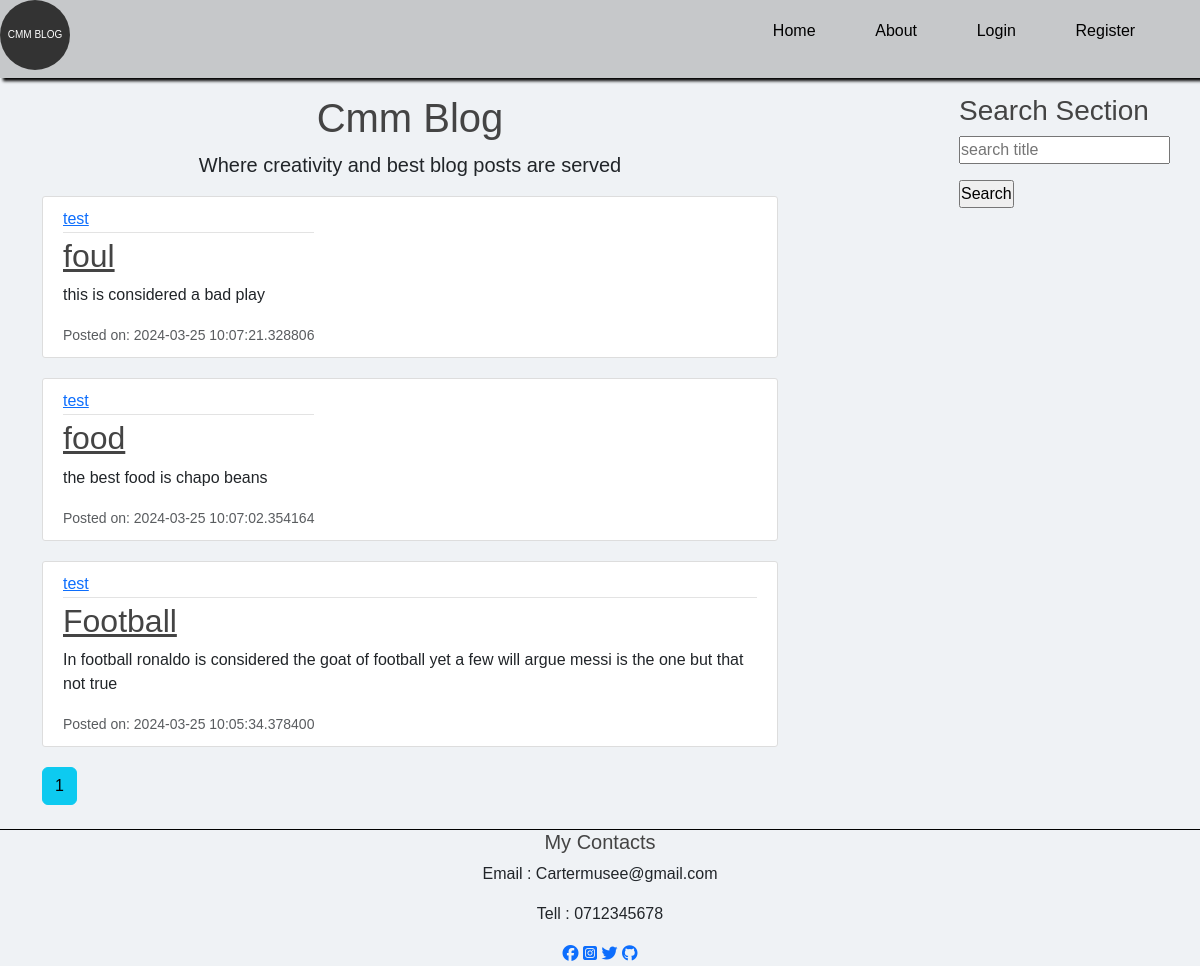
Page /home on the earlier database version.
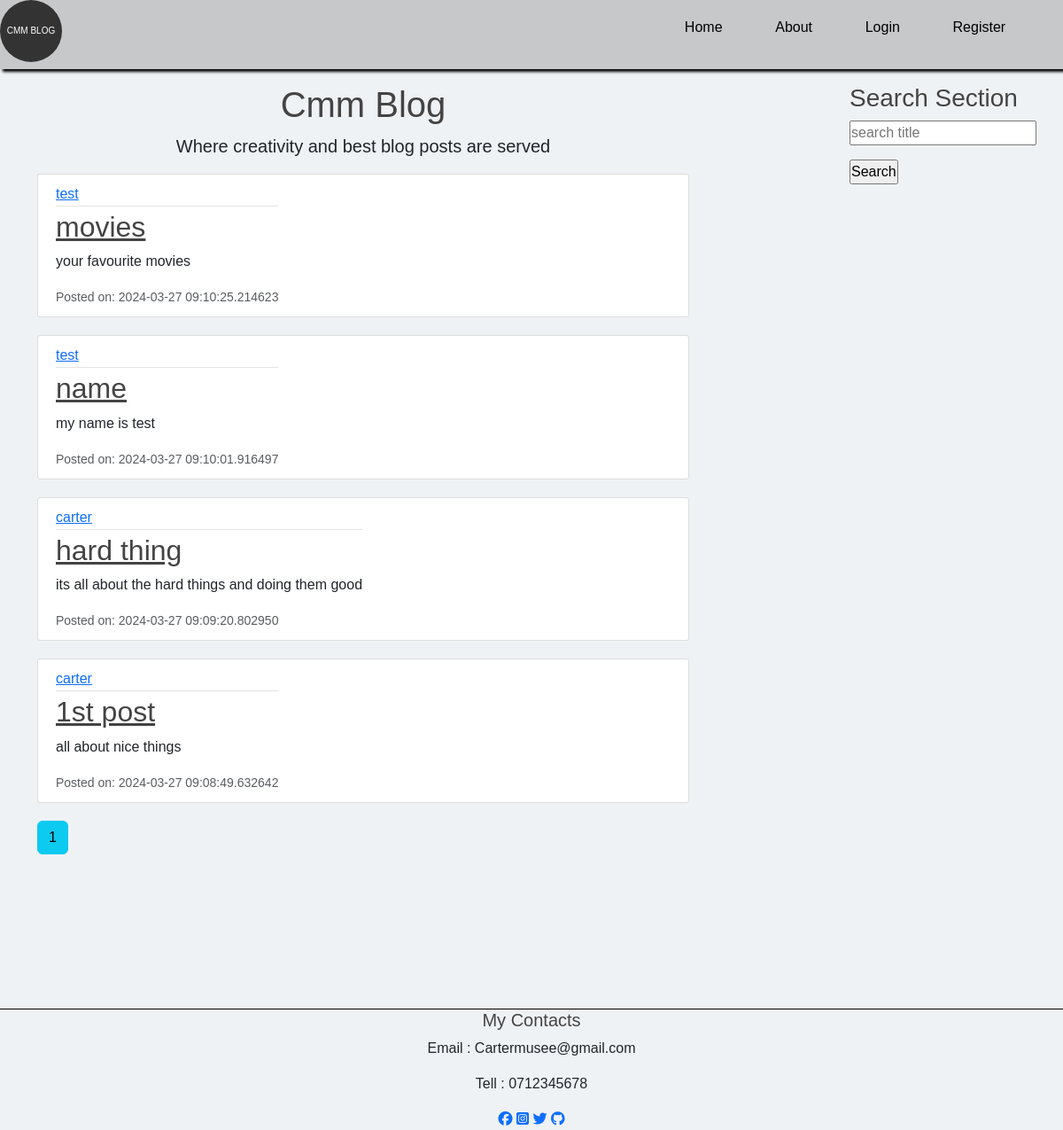
Same page on the later database version.
### flaskblog/modules.py (models this page shows, shortened)
class Post(db.Model):
    id = db.Column(db.Integer, primary_key=True)
    title = db.Column(db.String(100), nullable=False)
    date_posted = db.Column(db.DateTime, nullable=False, default=datetime.utcnow)
    content = db.Column(db.Text(2000), nullable=False)
    user_id = db.Column(db.Integer(), db.ForeignKey('user.id'), nullable=False)

class User(db.Model,UserMixin):
    id = db.Column(db.Integer, primary_key=True)
    username = db.Column(db.String(20), unique=True, nullable=False)
    email = db.Column(db.String(120), unique=True, nullable=False)
    image_file = db.Column(db.String(20), nullable=False, default='default.jpg')
    password = db.Column(db.String(60), nullable=False)
    post = db.relationship('Post',backref='author',lazy=True)

### flaskblog/routes.py (the view)
@app.route("/")
@app.route("/home")
def home():
    form = SearchForm()
    page = request.args.get('page',1,type=int)
    posts=Post.query.order_by(Post.date_posted.desc()).paginate(page=page,per_page=5)
    return render_template("home.html",posts=posts, form=form)

### flaskblog/files.py
class SearchForm(FlaskForm):
    searched = StringField("searched", validators=[DataRequired()])
    submit = SubmitField("Search")

### flaskblog/templates/home.html (shortened to what this page needs)
{% extends "layout.html" %}
{% block body%}
<div class="hm">
  <h1 style="text-align: center;">Cmm Blog</h1>
  <p style="text-align: center; font-size: 20px">Where creativity and best blog posts are served</p>
  {% for post in posts.items %}
  <article class="media content-section">
      <div class="media-body">
        <div class="article-metadata">
          <a class="mr-2" href="{{ url_for('user_posts', username=post.author.username) }}">{{ post.author.username }}</a>
        </div>
        <h2><a class="article-title" href="{{ url_for('post',post_id=post.id) }}">{{ post.title }}</a></h2>
        <p class="article-content">{{ post.content }}</p>
        <small class="text-muted">Posted on: {{ post.date_posted }}</small>
      </div>
    </article>
  {% endfor%}
  {% for page_num in posts.iter_pages(left_edge=1,right_edge=1,left_current=2,right_current=2)%}
    {% if page_num %}
      {% if posts.page == page_num %}
        <a class="btn btn-info mb-4" href="{{ url_for('home', page=page_num) }}">{{ page_num }}</a>
      {% else %}
        <a class="btn btn-info mb-4" href="{{ url_for('home', page=page_num) }}">{{ page_num }}</a>
      {%endif%}
    {% else %}
      ...
    {% endif %}
  {% endfor %}
</div>
    <div class="search">
        <div class="search-section">
          <h3>Search Section</h3>
          <form action="{{url_for('search')}}" method="POST">
            <p>
              {{ form.searched(placeholder="search title") }}
            </p>
            <p>{{ form.submit }}</p>
          </form>
        </div>
    </div>
{% endblock %}

### flaskblog/templates/layout.html (shortened to what this page needs)
<!DOCTYPE html>
<html lang="en">
    <head>
        <link href="https://cdn.jsdelivr.net/npm/bootstrap@5.3.2/dist/css/bootstrap.min.css" rel="stylesheet">
        <link rel="stylesheet" href="{{ url_for('static',filename='main.css') }}">
    </head>
<body>
  <nav class="navigation">
    <h1 class="logo"><a class="navbar-brand mr-4" href="/">CMM Blog</a></h1>
    <ul class="menu-items">
        <li><a class="nav-item nav-link" href="{{url_for('home') }}">Home</a></li>
        <li><a class="nav-item nav-link" href="{{ url_for('about') }}">About</a></li>
        {% if current_user.is_authenticated %}
        <li><a class="nav-item nav-link" href="{{ url_for('new_post') }}">Create a Post </a></li>
        <li><a class="nav-item nav-link" href="{{ url_for('account') }}">Acount</a></li>
        <li><a class="nav-item nav-link" href="{{ url_for('logout') }}">Logout</a></li>
        {%else%}
        <li><a class="nav-item nav-link" href="{{ url_for('login') }}">Login</a></li>
        <li><a class="nav-item nav-link" href="{{ url_for('register') }}">Register</a></li>
        {% endif %}
    </ul>
  </nav>
  <main role="main" class="container">
        <div class="row">
          <div class="col-md-8">
            {% block body %}{% endblock %}
          </div>
        </div>
  </main>
  <footer class="footer">
        <div class="info">
            <h5>My Contacts</h5>
            <div>
                <div>
                    <p>Email : Cartermusee@gmail.com</p>
                    <p>Tell : 0712345678</p>
                    <a href="#"><i class="fab fa-facebook"></i></a>
                    <a href="https://instagram.com/carter_macilah?igshid=OGQ5ZDc2ODk2ZA=="><i class="fab fa-instagram-square"></i></a>
                    <a href="https://x.com/Macilah2?t=yFBR9zdfwx2ssBRUV-ztJg&s=09<"><i class="fab fa-twitter"></i></a>
                    <a href="https://github.com/cartermusee/landing_page<"><i class="fab fa-github"></i></a>
                </div>
             </div>
        </div>
  </footer>
</body>
</html>

### flaskblog/static/main.css (style rules this page uses)
* { margin: 0; padding: 0; box-sizing: border-box; font-family: sans-serif; }
body { background: rgb(239, 242, 245); }
.navigation { color: black; display: flex; justify-content: space-between; align-items: center; margin-bottom: 1rem; position: sticky; top: 0; z-index: 1; box-shadow: 3px 3px 3px; background: rgb(198, 200, 202); padding-right: 15px; }
.logo { width: 70px; height: 70px; display: flex; justify-content: center; align-items: center; border-radius: 50%; background: #333; color: white; }
.logo a { font-size: 10px; text-decoration: none; position: relative; text-transform: uppercase; }
.menu-items { padding-right: 20px; width: 40%; display: flex; justify-content: space-around; }
ul li { list-style: none; display: inline-block; margin: 10px; }
ul li a { text-decoration: none; font-size: 30px; position: relative; color: blueviolet; }
li a::after { content: ""; width: 0; height: 3px; background: hsla(249, 96%, 27%, 0.833); position: absolute; display: block; transition: 0.5s; }
h1, h2, h3, h4, h5, h6 { color: #444444; }
.content-section { background: #ffffff; padding: 10px 20px; border: 1px solid #dddddd; border-radius: 3px; margin-bottom: 20px; }
.article-title { color: #444444; }
.article-content { white-space: pre-line; }
.article-metadata { padding-bottom: 1px; margin-bottom: 4px; border-bottom: 1px solid #e3e3e3 }
.media { display: flex; }
.container { display: flex; flex-wrap: wrap; justify-content: space-between; flex-direction: column; position: relative; }
.search { position: absolute; top: 0; right: 0; }
.footer { border-top: 1px solid black; padding: 0 20px; }
.info { width: 70%; margin:0 auto; text-align: center; }

Differences in the rows shown:
removed Post: author.username "test", title "food", content "the best food is chapo beans", date_posted "2024-03-25 10:07:02.354164"
removed Post: author.username "test", title "Football", content "In football ronaldo is considered the goat of football yet a few will argue messi is the one but that not true", date_posted "2024-03-25 10:05:34.378400"
added Post: author.username "test", title "movies", content "your favourite movies", date_posted "2024-03-27 09:10:25.214623"
changed Post: title "foul" → "name"; content "this is considered a bad play" → "my name is test"; date_posted "2024-03-25 10:07:21.328806" → "2024-03-27 09:10:01.916497"
added Post: author.username "carter", title "hard thing", content "its all about the hard things and doing them good", date_posted "2024-03-27 09:09:20.802950"
added Post: author.username "carter", title "1st post", content "all about nice things", date_posted "2024-03-27 09:08:49.632642"
